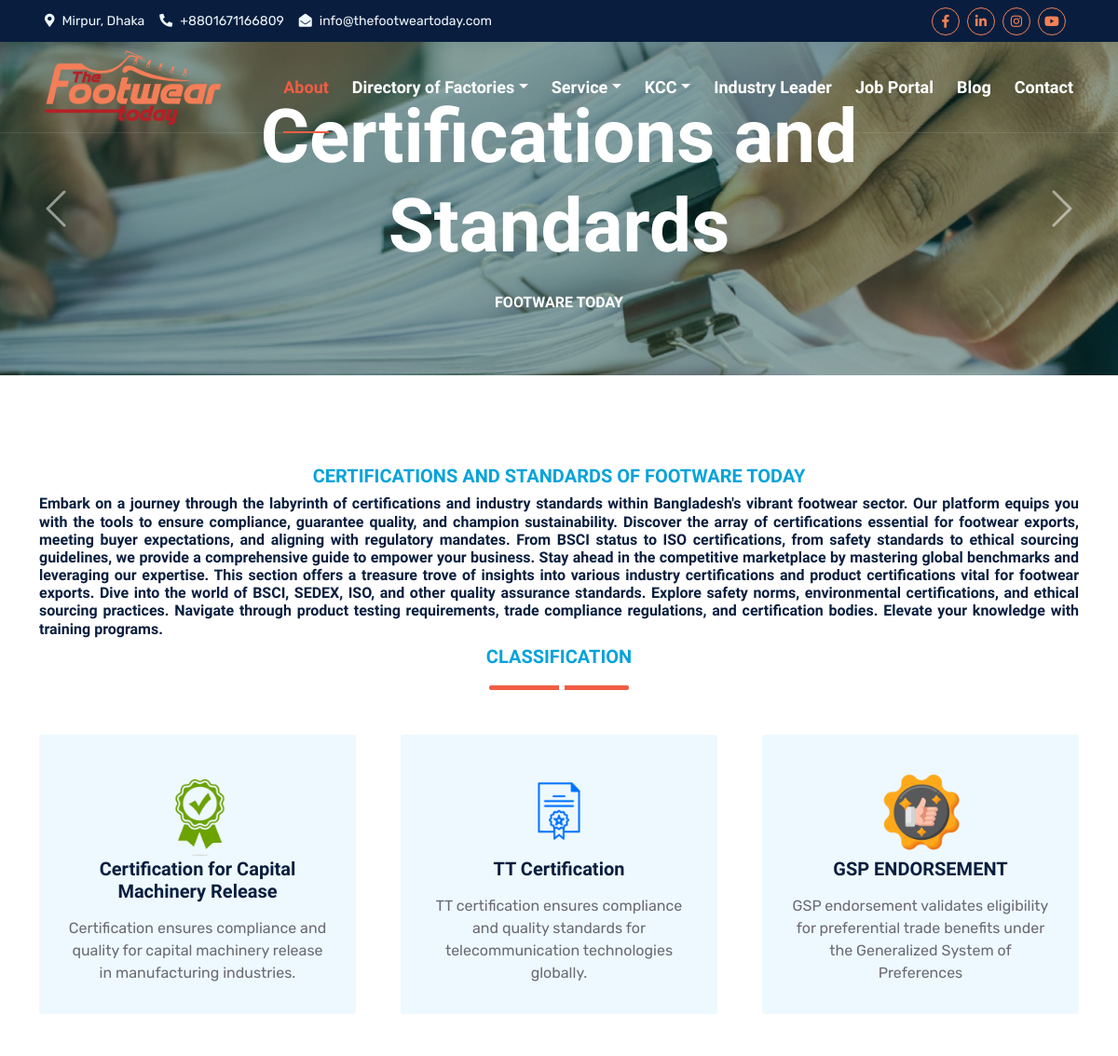
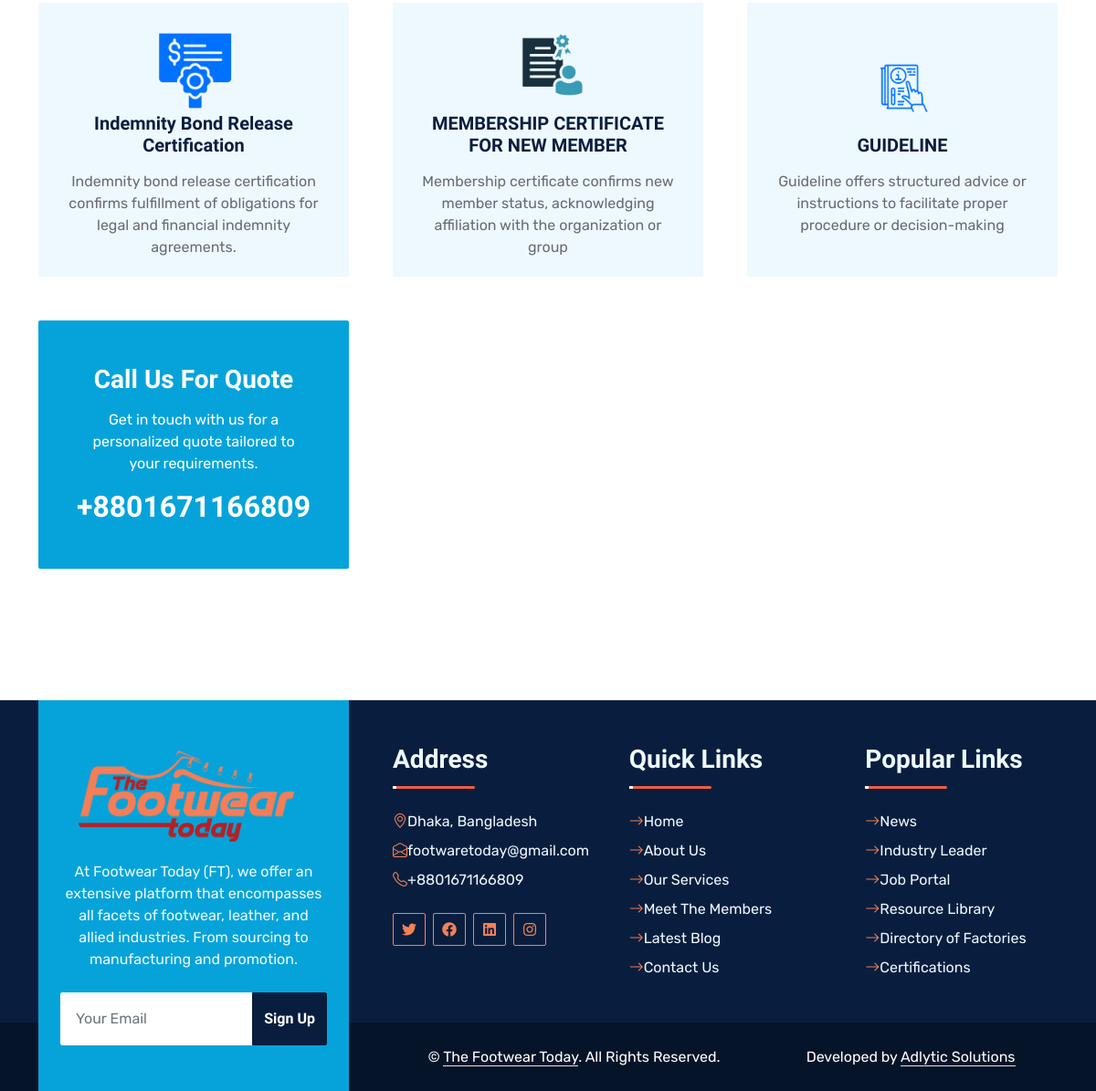
Screenshot of /certifications_standards/ with the database file from the repository (2 pictures, top to bottom).
### service/models.py (models this page shows, shortened)
class Requirement(models.Model):
    title = models.CharField(max_length = 50, unique = True)
    slug = models.SlugField(max_length=200, unique=True)
    icon = models.ImageField(upload_to='icon/', default='photos/default.png', blank=True, null=True)
    short_contant = models.CharField(max_length = 500, blank=True, null=True)
    contant = models.TextField()
    pdf_file = models.FileField(upload_to='certificates_category/', null=True, blank=True)

### service/views.py (the view)
# urls.py: path('certifications_standards/', views.certifications_requirement_list, name='requirement_list'),
def certifications_requirement_list(request):
    all_requirement = Requirement.objects.all()
    return render(request, 'certificate/certifications_standards.html', {'requirements': all_requirement})

### service/templates/certificate/certifications_standards.html (shortened to what this page needs)
{% extends 'index.html' %}
{% block body%}
{% load static %}
<body>
  <div class="container-fluid position-relative p-0">
    <nav class="navbar navbar-expand-lg navbar-dark px-5 py-3 py-lg-0">
      <a href="{% url 'home' %}" class="navbar-brand p-0">
        <h1 class="m-0">
          <img
            class="w-100"
            src="{% static 'img/logo/xlogo.png' %}"
            height="80px"
            width="100px"
            alt="Image"
          />
        </h1>
      </a>
      <div class="collapse navbar-collapse" id="navbarCollapse">
        <div class="navbar-nav ms-auto py-0">
          <a href="{% url 'about'  %}" class="nav-item nav-link active"
            >About</a
          >
          <div class="nav-item dropdown">
            <a
              href="#"
              class="nav-link dropdown-toggle"
              data-bs-toggle="dropdown"
              >Directory of Factories</a
            >
          </div>
          <div class="nav-item dropdown">
            <a
              href="#"
              class="nav-link dropdown-toggle"
              data-bs-toggle="dropdown"
              >Service</a
            >
          </div>
          <div class="nav-item dropdown">
            <a
              href="#"
              class="nav-link dropdown-toggle"
              data-bs-toggle="dropdown"
              >KCC</a
            >
          </div>
          <a href="{% url 'leaders'  %}" class="nav-item nav-link"
            >Industry Leader</a
          >
          <a href="{% url 'job_list'  %}" class="nav-item nav-link">
            Job Portal</a
          >
          <a href="{% url 'blog'  %}" class="nav-item nav-link">Blog</a>
          <a href="{% url 'contact'  %}" class="nav-item nav-link">Contact</a>
        </div>
      </div>
    </nav>
    <div
      id="header-carousel"
      class="carousel slide carousel-fade"
      data-bs-ride="carousel"
    >
      <div class="carousel-inner">
        <div class="carousel-item active">
          <img class="w-100" src="{% static 'img/document.jpg'%}" alt="Image" />
          <div
            class="carousel-caption d-flex flex-column align-items-center justify-content-center"
          >
            <div class="p-3" style="max-width: 900px">
             <h1 class="display-1 text-white mb-md-4 animated zoomIn">
                Certifications and Standards
              </h1>
              <h6 class="text-white text-uppercase mb-3 animated slideInDown">
                Footware Today
              </h6>
            </div>
          </div>
        </div>
      </div>
      <button
        class="carousel-control-prev"
        type="button"
        data-bs-target="#header-carousel"
        data-bs-slide="prev"
      >
        <span class="carousel-control-prev-icon" aria-hidden="true"></span>
      </button>
      <button
        class="carousel-control-next"
        type="button"
        data-bs-target="#header-carousel"
        data-bs-slide="next"
      >
        <span class="carousel-control-next-icon" aria-hidden="true"></span>
      </button>
    </div>
  </div>
  <div class="container-fluid py-5 wow fadeInUp" data-wow-delay="0.1s">
    <div class="container py-5">
      <div
        class="section-title text-center position-relative pb-3 mb-5 mx-auto"
        style="max-width: 1600px"
      >
        <h5 class="fw-bold text-primary text-uppercase">Certifications and Standards of Footware Today</h5>
        <h6 class="text-justify">
       Embark on a journey through the labyrinth of certifications and industry standards within Bangladesh's vibrant footwear sector. Our platform equips you with the tools to ensure compliance, guarantee quality, and champion sustainability. Discover the array of certifications essential for footwear exports, meeting buyer expectations, and aligning with regulatory mandates. From BSCI status to ISO certifications, from safety standards to ethical sourcing guidelines, we provide a comprehensive guide to empower your business. Stay ahead in the competitive marketplace by mastering global benchmarks and leveraging our expertise.
       This section offers a treasure trove of insights into various industry certifications and product certifications vital for footwear exports. Dive into the world of BSCI, SEDEX, ISO, and other quality assurance standards. Explore safety norms, environmental certifications, and ethical sourcing practices. Navigate through product testing requirements, trade compliance regulations, and certification bodies. Elevate your knowledge with training programs.
        </h6>
         <h5 class="fw-bold text-primary text-uppercase">Classification</h5>
     </div>
      <div class="row g-5">
        {% for req in requirements %}
        <div class="col-lg-4 col-md-6 wow zoomIn" data-wow-delay="0.3s">
          <div
            class="service-item bg-light rounded d-flex flex-column align-items-center justify-content-center text-center"
          >
            <div >
              <img
                  src="{{ req.icon.url }}"
                  alt="Newsletter Subscription Icon"
                  class="icon2"
                />
            </div>
            <h5 class="mb-3">{{ req.title }}</h5>
            <p class="m-0">
              {{ req.short_contant }}
            </p>
          </div>
        </div>
       {% endfor %}
        <div class="col-lg-4 col-md-6 wow zoomIn" data-wow-delay="0.9s">
          <div
            class="position-relative bg-primary rounded h-100 d-flex flex-column align-items-center justify-content-center text-center p-5"
          >
            <h3 class="text-white mb-3">Call Us For Quote</h3>
            <p class="text-white mb-3">
              Get in touch with us for a personalized quote tailored to your
              requirements.
            </p>
            <h2 class="text-white mb-0">+8801671166809</h2>
          </div>
        </div>
         </div>
    </div>
  </div>
{% endblock %}

### static/css/style.css (style rules this page uses)
:root { --primary: #f05d44; --secondary: #f05d44; --light: #f05d44; --dark: #a4282a; }
h1, h2, .fw-bold { font-weight: 800 !important; }
h3, h4, .fw-semi-bold { font-weight: 700 !important; }
h5, h6, .fw-medium { font-weight: 600 !important; }
.navbar-dark .navbar-nav .nav-link { font-family: 'Nunito', sans-serif; position: relative; margin-left: 25px; padding: 35px 0; color: #FFFFFF; font-size: 18px; font-weight: 600; outline: none; transition: .5s; }
.navbar-dark .navbar-nav .nav-link:hover, .navbar-dark .navbar-nav .nav-link.active { color: var(--primary); }
.navbar-dark .navbar-brand h1 { color: #FFFFFF; }
@media (min-width: 992px) { .navbar-dark { position: absolute; width: 100%; top: 0; left: 0; border-bottom: 1px solid rgba(256, 256, 256, .1); z-index: 999; } }
@media (min-width: 992px) { .navbar-dark .navbar-nav .nav-link::before { position: absolute; content: ""; width: 0; height: 2px; bottom: -1px; left: 50%; background: var(--primary); transition: .5s; } }
@media (min-width: 992px) { .navbar-dark .navbar-nav .nav-link:hover::before, .navbar-dark .navbar-nav .nav-link.active::before { width: 100%; left: 0; } }
.carousel-caption { top: 0; left: 0; right: 0; bottom: 0; background: rgba(9, 62, 55, .45); z-index: 1; }
.carousel-control-prev, .carousel-control-next { width: 10%; }
.carousel-control-prev-icon, .carousel-control-next-icon { width: 3rem; height: 3rem; }
.section-title::before { position: absolute; content: ""; width: 150px; height: 5px; left: 0; bottom: 0; background: var(--primary); border-radius: 2px; }
.section-title.text-center::before { left: 50%; margin-left: -75px; }
.section-title::after { position: absolute; content: ""; width: 6px; height: 5px; bottom: 0px; background: #FFFFFF; -webkit-animation: section-title-run 5s infinite linear; animation: section-title-run 5s infinite linear; }
.section-title.text-center::after { -webkit-animation: section-title-run-center 5s infinite linear; animation: section-title-run-center 5s infinite linear; }
.service-item { position: relative; height: 300px; padding: 0 30px; transition: .5s; }

### service/templates/certificate/certifications_standards.html (style rules this page uses)
.icon2 { width: 100px; height: 100px; }
.text-justify { text-align: justify; }

### rows the page displays
Requirement: icon (picture), title "Certification for Capital Machinery Release", short_contant "Certification ensures compliance and quality for capital machinery release in manufacturing industries."
Requirement: icon (picture), title "TT Certification", short_contant "TT certification ensures compliance and quality standards for telecommunication technologies globally."
Requirement: icon (picture), title "GSP ENDORSEMENT", short_contant "GSP endorsement validates eligibility for preferential trade benefits under the Generalized System of Preferences"
Requirement: icon (picture), title "Indemnity Bond Release Certification", short_contant "Indemnity bond release certification confirms fulfillment of obligations for legal and financial indemnity agreements."
Requirement: icon (picture), title "MEMBERSHIP CERTIFICATE FOR NEW MEMBER", short_contant "Membership certificate confirms new member status, acknowledging affiliation with the organization or group"
Requirement: icon (picture), title "GUIDELINE", short_contant "Guideline offers structured advice or instructions to facilitate proper procedure or decision-making"
